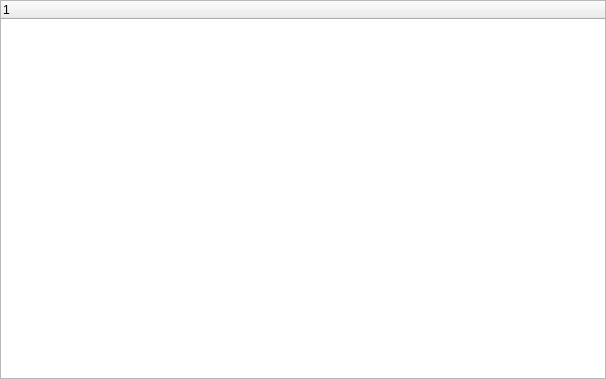
<?xml version="1.0" encoding="UTF-8"?>
<ui version="4.0">
 <class>AdvRAM</class>
 <widget class="QWidget" name="AdvRAM">
  <property name="geometry">
   <rect>
    <x>0</x>
    <y>0</y>
    <width>606</width>
    <height>379</height>
   </rect>
  </property>
  <property name="windowTitle">
   <string>Form</string>
  </property>
  <layout class="QGridLayout" name="gridLayout">
   <property name="leftMargin">
    <number>0</number>
   </property>
   <property name="topMargin">
    <number>0</number>
   </property>
   <property name="rightMargin">
    <number>0</number>
   </property>
   <property name="bottomMargin">
    <number>0</number>
   </property>
   <property name="spacing">
    <number>0</number>
   </property>
   <item row="0" column="0">
    <widget class="QStackedWidget" name="stackedWidget">
     <property name="contextMenuPolicy">
      <enum>Qt::ActionsContextMenu</enum>
     </property>
     <property name="currentIndex">
      <number>1</number>
     </property>
     <widget class="QWidget" name="mainPage">
      <layout class="QHBoxLayout" name="horizontalLayout">
       <item>
        <widget class="QLabel" name="label">
         <property name="text">
          <string>AdvRam</string>
         </property>
        </widget>
       </item>
      </layout>
     </widget>
     <widget class="QWidget" name="treePage">
      <layout class="QVBoxLayout" name="verticalLayout">
       <property name="spacing">
        <number>0</number>
       </property>
       <property name="leftMargin">
        <number>0</number>
       </property>
       <property name="topMargin">
        <number>0</number>
       </property>
       <property name="rightMargin">
        <number>0</number>
       </property>
       <property name="bottomMargin">
        <number>0</number>
       </property>
       <item>
        <widget class="QTreeWidget" name="treeWidget">
         <column>
          <property name="text">
           <string notr="true">1</string>
          </property>
         </column>
        </widget>
       </item>
      </layout>
     </widget>
    </widget>
   </item>
  </layout>
 </widget>
 <resources/>
 <connections/>
</ui>
